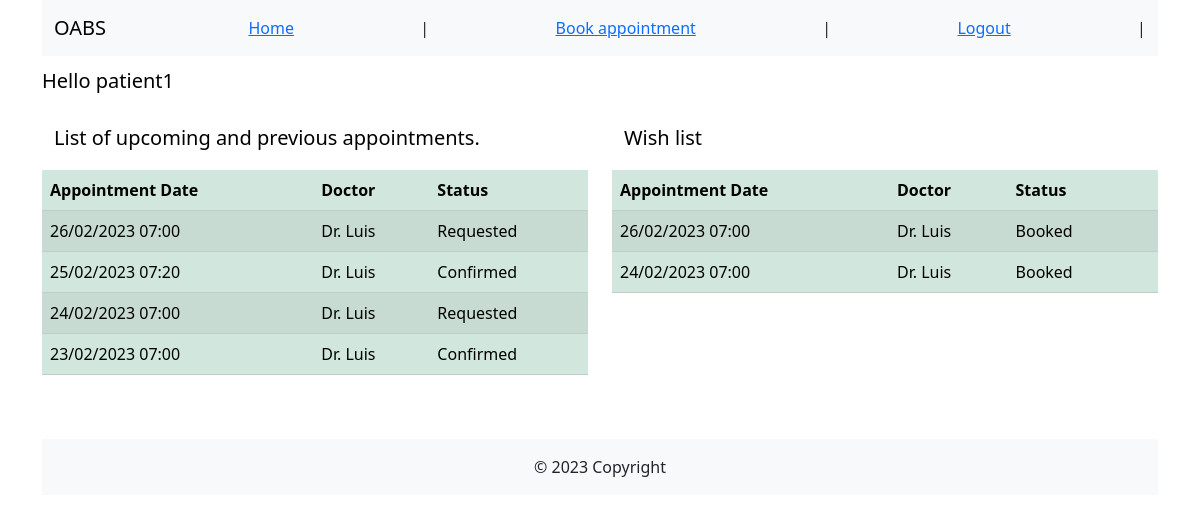
Page /home/ (signed in) on the earlier database version.
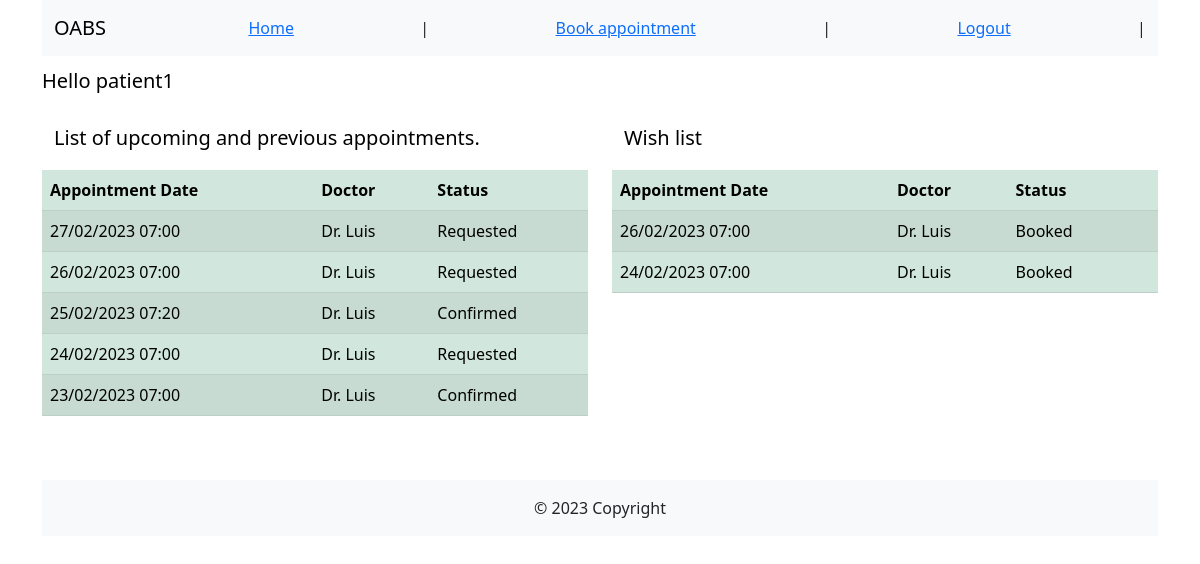
Same page on the later database version.
### appointments_app/models.py (models this page shows, shortened)
class Appointment(models.Model):
    patient = models.ForeignKey(Patient, on_delete=models.CASCADE)
    doctor = models.ForeignKey(Doctor, on_delete=models.CASCADE)
    appointment_date = models.DateTimeField(blank=False)
    symptoms = models.CharField(max_length=256, blank=False)
    request_date = models.DateTimeField(default = timezone.now)
    appointment_status = models.ForeignKey(
        AppointmentStatus, on_delete=models.CASCADE, to_field='status', default='Requested')
    class Meta:
        constraints = [models.UniqueConstraint(
            fields=['doctor', 'appointment_date', 'appointment_status'],
            condition=Q(appointment_status='Requested') | Q(appointment_status='Confirmed'),
            name='unique_appointment')]

class AppointmentStatus(models.Model):
    status = models.CharField(max_length=256, blank=False, unique=True)
    def __str__(self):
        return f'{self.status}'

class WishList(models.Model):
    patient = models.ForeignKey(Patient, on_delete=models.CASCADE)
    doctor = models.ForeignKey(Doctor, on_delete=models.CASCADE)
    appointment_date = models.DateTimeField(blank=False)
    symptoms = models.CharField(max_length=256, blank=False)
    request_date = models.DateTimeField(default = timezone.now)
    wishlist_status = models.ForeignKey(
        WishListStatus, on_delete=models.CASCADE, to_field='status', default='Waiting')
    class Meta:
        constraints = [models.UniqueConstraint(
            fields=['patient','doctor', 'appointment_date', 'wishlist_status'],
            condition=Q(wishlist_status='Waiting') | Q(wishlist_status='Available')| Q(wishlist_status='Booked'),
            name='unique_wishlist_record')]

class WishListStatus(models.Model):
    status = models.CharField(max_length=256, blank=False, unique=True)
    def __str__(self):
        return f'{self.status}'

### users_app/models.py (models this page shows, shortened)
class Doctor(models.Model):
    user = models.OneToOneField(User, on_delete=models.CASCADE)
    type = models.ForeignKey(DoctorType, on_delete=models.PROTECT)
    licence_valid = models.BooleanField(blank=False)
    dob = models.DateField(blank=False)
    home_address = models.CharField(max_length=256, blank=False)
    home_phone = models.CharField(max_length=20, blank=False)

### users_app/views.py (the view, shortened to what this page needs)
# urls.py: path('home/', views.home_view, name='home_page'),
@login_required(login_url='users_app:login_page')
def home_view(request):
    if request.user.groups.filter(name='patients').exists():
        try:
            patient = Patient.objects.get(user=request.user)
            appointments = Appointment.objects.filter(
                patient=patient).order_by('-appointment_date')[:20]
            wishlist = WishList.objects.filter(
                patient=patient).order_by('-appointment_date')[:20]
        except Patient.DoesNotExist:
            return HttpResponseNotFound("Error: Patient_id not found.")
        except Exception:
            return HttpResponseNotFound("Error: DB error .")
        return render(request,
                      'home_patient.html',
                      context={'user': request.user,
                               'appointments': appointments,
                               'wishlist': wishlist})
    else:
        return HttpResponseNotFound('<h1>No group assigned to the user</h1>')

### users_app/templates/home_patient.html (shortened to what this page needs)
{% extends "./base.html" %}
{% block nav %}
{% include "./nav_patient.html" %}
{% endblock %}
{% block content %}
{% if user.is_authenticated %}
<div class="row">
    <nav class="navbar navbar-light ">
        <div class="container-fluid">
            <p class="navbar-brand mb-1 h1">Hello {{ user.username }} </p>
        </div>
    </nav>
</div>
<div class="row">
    <div class="col">
        <div class="col">
            <nav class="navbar navbar-light ">
                <div class="container-fluid">
                    <span class="navbar-brand mb-1 ">List of upcoming and previous appointments.</span>
                </div>
            </nav>
        </div>
        <table class="table table-success table-striped">
            <thead>
                <tr>
                    <th scope="col">Appointment Date</th>
                    <th scope="col">Doctor</th>
                    <th scope="col">Status</th>
                </tr>
            </thead>
            <tbody>
                {% for appointment in appointments %}
                <tr>
                    <td>{{ appointment.appointment_date|date:"d/m/Y H:i"}}</td>
                    <td>Dr. {{ appointment.doctor.user.last_name }}</td>
                    <td>{{ appointment.appointment_status }}</td>
                </tr>
                {% endfor %}
            </tbody>
        </table>
    </div>
    <div class="col">
        <nav class="navbar navbar-light ">
            <div class="container-fluid">
                <span class="navbar-brand mb-1 ">Wish list</span>
            </div>
        </nav>
        <table class="table table-success table-striped">
            <thead>
                <tr>
                    <th scope="col">Appointment Date</th>
                    <th scope="col">Doctor</th>
                    <th scope="col">Status</th>
                    <th scope="col"></th>
                </tr>
            </thead>
            <tbody>
                {% for entry in wishlist %}
                <tr>
                    <td>{{ entry.appointment_date|date:"d/m/Y H:i" }}</td>
                    <td>Dr. {{ entry.doctor.user.last_name }}</td>
                    <td>{{ entry.wishlist_status }}</td>
                    {% if entry.wishlist_status.status == "Available" %}
                    <td>
                        <form action="{% url 'appointments_app:book_appointment' %}" method="post">
                            {% csrf_token %}
                            <input type="hidden" name="doctor" value="{{ entry.doctor.pk }}" />
                            <input type="hidden" name="appointment_date"
                                value="{{ entry.appointment_date|date:'c' }}" />
                            <input type="hidden" name="symptoms" value='{{ entry.symptoms }}' />
                            <button type="submit" class="btn btn-primary">Book</button>
                        </form>
                    </td>
                    {% else %}
                    <td></td>
                    {% endif %}
                </tr>
                {% endfor %}
            </tbody>
        </table>
    </div>
</div>
{% endif %}
{% endblock %}

Differences in the rows shown:
added Appointment: appointment_date "27/02/2023 07:00", doctor.user.last_name "Luis", appointment_status "Requested"
